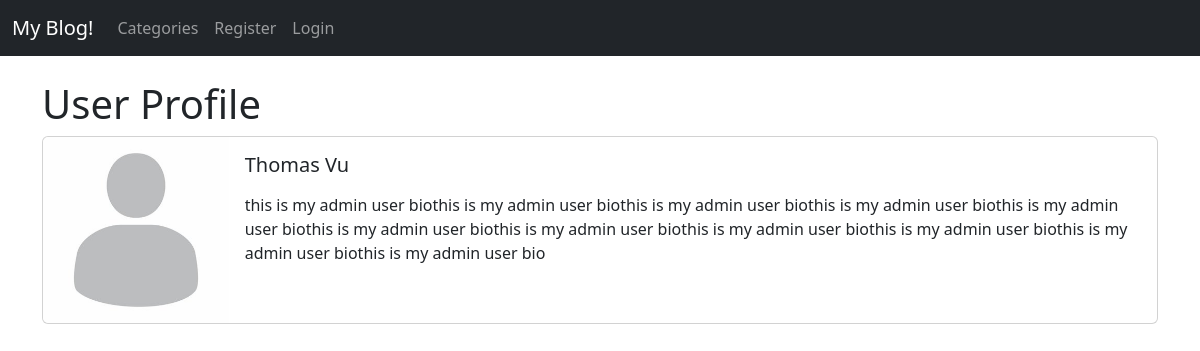
/members/1/profile/, run on the app's committed database.
### theblog/models.py (models this page shows, shortened)
class Profile(models.Model):
    user = models.OneToOneField(User, null=True, on_delete=models.CASCADE)
    bio = models.TextField()
    profile_pic = models.ImageField(null=True, blank=True, upload_to="images/profile/")
    website_url = models.CharField(max_length=255, null=True, blank=True)
    fb_url = models.CharField(max_length=255, null=True, blank=True)
    twitter_url = models.CharField(max_length=255, null=True, blank=True)
    instagram_url = models.CharField(max_length=255, null=True, blank=True)

### members/views.py (the view)
# urls.py: path('<int:pk>/profile/', ShowProfilePageView.as_view(), name="show_profile_page"),
class ShowProfilePageView(DetailView):
    model = Profile
    template_name = 'registration/user_profile.html'
    def get_context_data(self, *args, **kwargs):
        context = super(ShowProfilePageView, self).get_context_data(*args, **kwargs)
        page_user = get_object_or_404(Profile, id=self.kwargs['pk'])
        context["page_user"] = page_user
        return context

### members/templates/registration/user_profile.html (shortened to what this page needs)
{% extends 'base.html' %}
{% load static %}
{% block content %}
<h1>User Profile</h1>
<div class="card mb-3">
    <div class="row g-0">
      <div class="col-md-2">
        {% if page_user.profile.profile_pic %}
        <img src="{{ page_user.profile.profile_pic.url }}" class="img-fluid rounded-start" width="300px">
        {% else %}
        <img src="{% static 'theblog/images/default_profile_pig.jpg' %}" class="img-fluid rounded-start" width="300px">
        {% endif %}
      </div>
      <div class="col-md-10">
        <div class="card-body">
          <h5 class="card-title">{{ page_user.user.first_name }} {{ page_user.user.last_name }}</h5>
          <p class="small text-muted">
          <p class="card-text">{{ page_user.bio }}</p>
        </div>
      </div>
    </div>
  </div>
{% endblock %}

### data on the page
Profile: user.first_name "Thomas", user.last_name "Vu", bio "this is my admin user biothis is my admin user biothis is my admin user biothis is my admin user biothis is my admin user biothis is my admin user biothis is my admin user biothis is my admin user biothis is my admin user biothis is my admin user biothis is my admin user bio"
